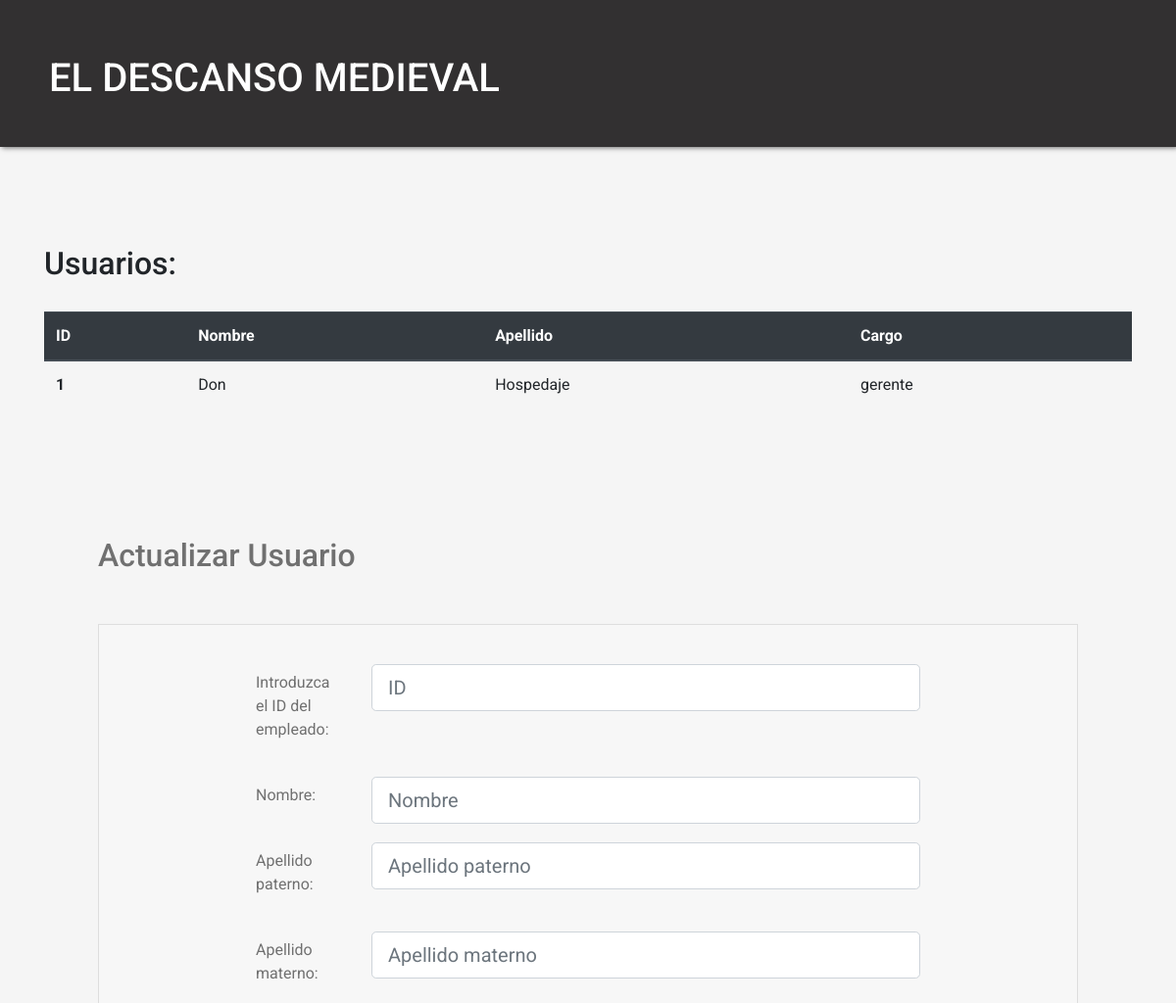
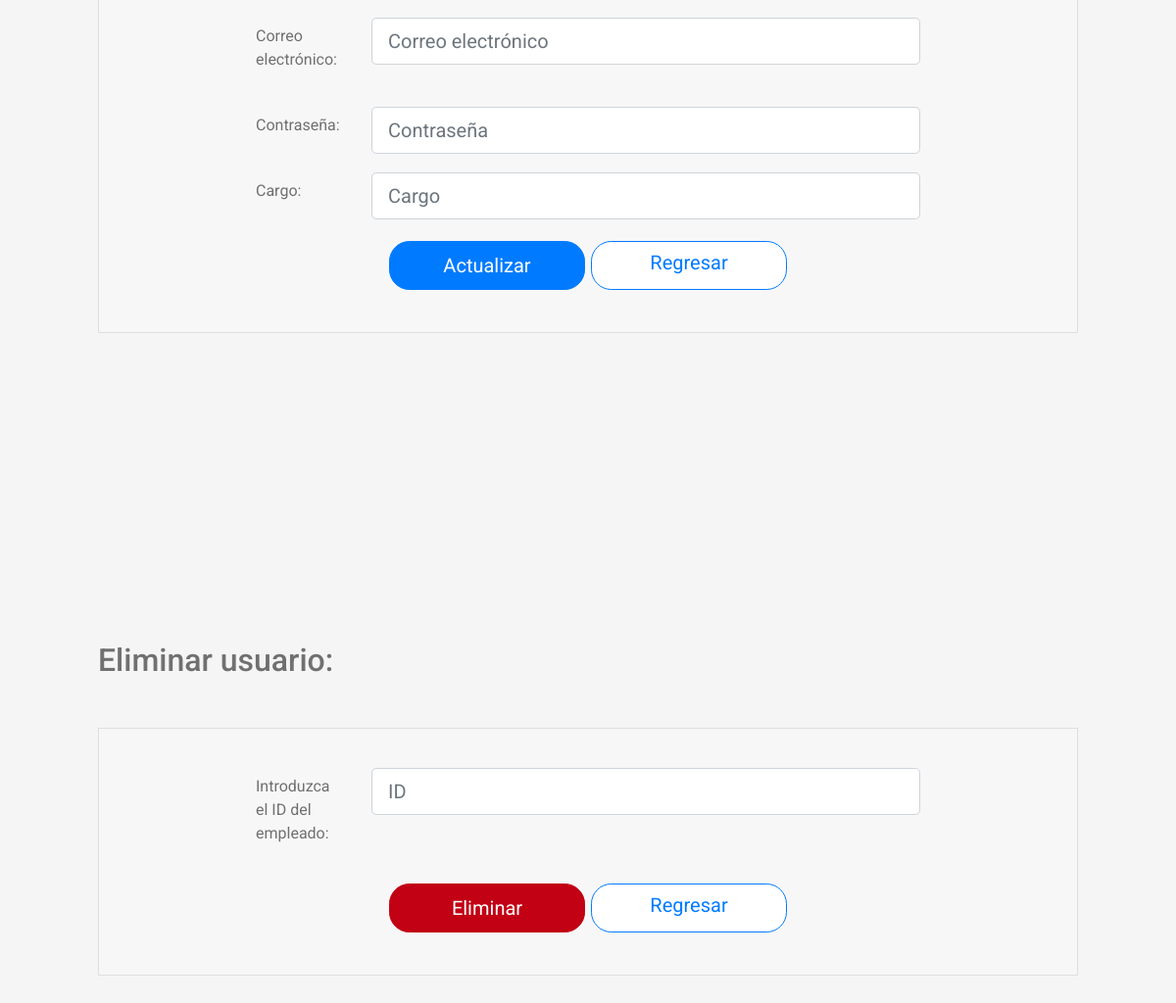
The page /Pantallas/actualizarUsuario.php on the database its author committed (2 pictures, top to bottom).
### tables this page shows
CREATE TABLE `USUARIO` (
  `usuario_id` int NOT NULL,
  `nombre` varchar(40) NOT NULL,
  `apellido_paterno` varchar(40) NOT NULL,
  `apellido_materno` varchar(40) DEFAULT NULL,
  `correo` varchar(40) NOT NULL,
  `password` varchar(40) NOT NULL,
  `cargo` varchar(40) NOT NULL
);

### Pantallas/actualizarUsuario.php (the view, shortened to what this page needs)
<?php
    include "../Componentes/db.php";
    $query = $con->prepare("SELECT * FROM USUARIO");
    $query->execute();
    $usuarios = $query->fetchAll(PDO::FETCH_ASSOC);
?>
<!DOCTYPE html>
<html lang="es">
<head>
    <link rel="stylesheet" href="https://stackpath.bootstrapcdn.com/bootstrap/4.5.0/css/bootstrap.min.css">
    <link rel="stylesheet" href="../CSS/styles.css">
    <link rel="stylesheet" href="../CSS/actualizar.css">
    <link rel="stylesheet" href="../CSS/registroUsuario.css">
</head>
<body>
    <header>
        <div class="logo">EL DESCANSO MEDIEVAL</div>
    </header>
    <div class="container">
        <h2 class="titulo">Usuarios: </h2>
        <table class="table">
        <thead class="thead-dark">
            <tr>
            <th scope="col">ID</th>
            <th scope="col">Nombre</th>
            <th scope="col">Apellido</th>
            <th scope="col">Cargo</th>
            </tr>
        </thead>
        <tbody>
            <?php foreach($usuarios as $user){ ?>
            <tr>
            <th scope="row"><?php echo $user['usuario_id']; ?></th>
            <td><?php echo $user['nombre']; ?></td>
            <td><?php echo $user['apellido_paterno']. " ". $user['apellido_materno']; ?></td>
            <td><?php echo $user['cargo']; ?></td>
            </tr>
            <?php }?>
        </tbody>
        </table>
    </div>
    <form class="registroUsuario" action="../Componentes/actualizarUsuario.php" method="POST">
            <h2 class="titulo">Actualizar Usuario</h2>
            <div class="contenedor">
                <div class="form-group row">
                    <label for="id" class="col-sm-2 col-form-label">Introduzca el ID del empleado:</label>
                    <div class="col-sm-10">
                        <input type="text" name="id" class="form-control form-control form-control-lg" id="id" placeholder="ID">
                    </div>
                </div>
                <div class="form-group row">
                    <label for="nombre" class="col-sm-2 col-form-label">Nombre:</label>
                    <div class="col-sm-10">
                        <input type="text" name="nombre" class="form-control form-control-lg" id="nombre" placeholder="Nombre">
                    </div>
                </div>
                <div class="form-group row">
                    <label for="ApPaterno" class="col-sm-2 col-form-label">Apellido paterno:</label>
                    <div class="col-sm-10">
                        <input type="text" name="apPaterno" class="form-control form-control form-control-lg" id="ApPaterno" placeholder="Apellido paterno">
                    </div>
                </div>
                <div class="form-group row">
                    <label for="ApMaterno" class="col-sm-2 col-form-label">Apellido materno:</label>
                    <div class="col-sm-10">
                        <input type="text" name="apMaterno" class="form-control form-control form-control-lg" id="ApMaterno" placeholder="Apellido materno">
                    </div>
                </div>
                <div class="form-group row">
                    <label for="inputEmail" class="col-sm-2 col-form-label">Correo electrónico:</label>
                    <div class="col-sm-10">
                        <input type="email" name="email" class="form-control form-control form-control-lg" id="inputEmail" placeholder="Correo electrónico">
                    </div>
                </div>
                <div class="form-group row">
                    <label for="inputPassword" class="col-sm-2 col-form-label">Contraseña:</label>
                    <div class="col-sm-10">
                        <input type="password" name="password" class="form-control form-control form-control-lg" id="inputPassword" placeholder="Contraseña">
                    </div>
                </div>
                <div class="form-group row">
                    <label for="inputCargo" class="col-sm-2 col-form-label">Cargo:</label>
                    <div class="col-sm-10">
                        <input type="text" name="cargo" class="form-control form-control form-control-lg" id="cargo" placeholder="Cargo">
                    </div>
                </div>
                <div class="flex-container">
                    <button class="btn-registrar btn">Actualizar</button>
                    <a href="./menu.php" class="btn-regresar btn">Regresar</a>
                </div>
            </div>
        </form>
        <form action="../Componentes/borrarUsuario.php" method="POST" class="registroUsuario">
        <h2 class="titulo">Eliminar usuario:</h2>
            <div class="contenedor">
                <div class="form-group row">
                    <label for="" class="col-sm-2 col-form-label">Introduzca el ID del empleado:</label>
                    <div class="col-sm-10">
                        <input type="text" name="id" class="form-control form-control form-control-lg" id="id" placeholder="ID">
                    </div>
                </div>
                <div class="flex-container">
                    <button class="btn-registrar2 btn">Eliminar</button>
                    <a href="./menu.php" class="btn-regresar btn">Regresar</a>
                </div>
            </div>
        </form>
</body>
</html>

### CSS/styles.css (style rules this page uses)
* { margin: 0; padding: 0; box-sizing: border-box; font-family: 'Roboto', Helvetica, sans-serif; }
body { background-color: #F5F5F5; }
header { background-color: #323031; box-shadow: 2px 1px 5px #707070; width: 100%; height: 150px; overflow: hidden; }
header .logo { position: relative; font-size: 40px; font-weight: 500; padding: 50px 0 60px 50px; color: #FFF; float: left; }

### CSS/actualizar.css (style rules this page uses)
.contenedor { padding: 40px 160px; margin-bottom: 200px;; border: 1px solid #dedede; background-color: #F7F7F7; color: #707070; font-family: 'Roboto',Arial, Helvetica, sans-serif; }
.col-sm-2 { padding-bottom: 20px; }
.registroUsuario { text-align: left; position: relative; margin: auto; width: 100%; max-width: 1000px; padding-top: 15px; }
.flex-container { display: flex; flex-wrap: wrap; justify-content: center; }
.registroUsuario > .titulo { margin: 100px auto 50px; color: #707070; font-weight: 500; }
.btn { width: 200px; height: 50px; border-radius: 1.3rem; font-size: 1.25rem; margin: 3px; }
.btn-registrar { background-color: #007BFF; border-color: #007BFF; color:#FFF; line-height: 1.5; }
.btn-registrar2 { background-color: #c20114; border: 1px solid #c20114; color:#FFF; text-align: center; }
.btn-regresar { background-color: #FFF; border: 1px solid #007BFF; color:#007BFF; text-align: center; }
.container { margin-top: 100px; }
.container .titulo { margin-bottom: 30px; }

### CSS/registroUsuario.css (style rules this page uses)
.contenedor { padding: 40px 160px; margin-bottom: 200px;; border: 1px solid #dedede; background-color: #F7F7F7; color: #707070; font-family: 'Roboto',Arial, Helvetica, sans-serif; }
.col-sm-2 { padding-bottom: 20px; }
.registroUsuario { text-align: left; position: relative; margin: auto; width: 100%; max-width: 1000px; padding-top: 15px; }
.flex-container { display: flex; flex-wrap: wrap; justify-content: center; }
.registroUsuario > .titulo { margin: 100px auto 50px; color: #707070; font-weight: 500; }
.btn { width: 200px; height: 50px; border-radius: 1.3rem; font-size: 1.25rem; margin: 3px; }
.btn-registrar { background-color: #007BFF; border-color: #007BFF; color:#FFF; line-height: 1.5; }
.btn-regresar { background-color: #FFF; border: 1px solid #007BFF; color:#007BFF; text-align: center; }

### rows shown on the page
usuario: usuario_id "1", nombre "Don", apellido_paterno "Hospedaje", cargo "gerente"
